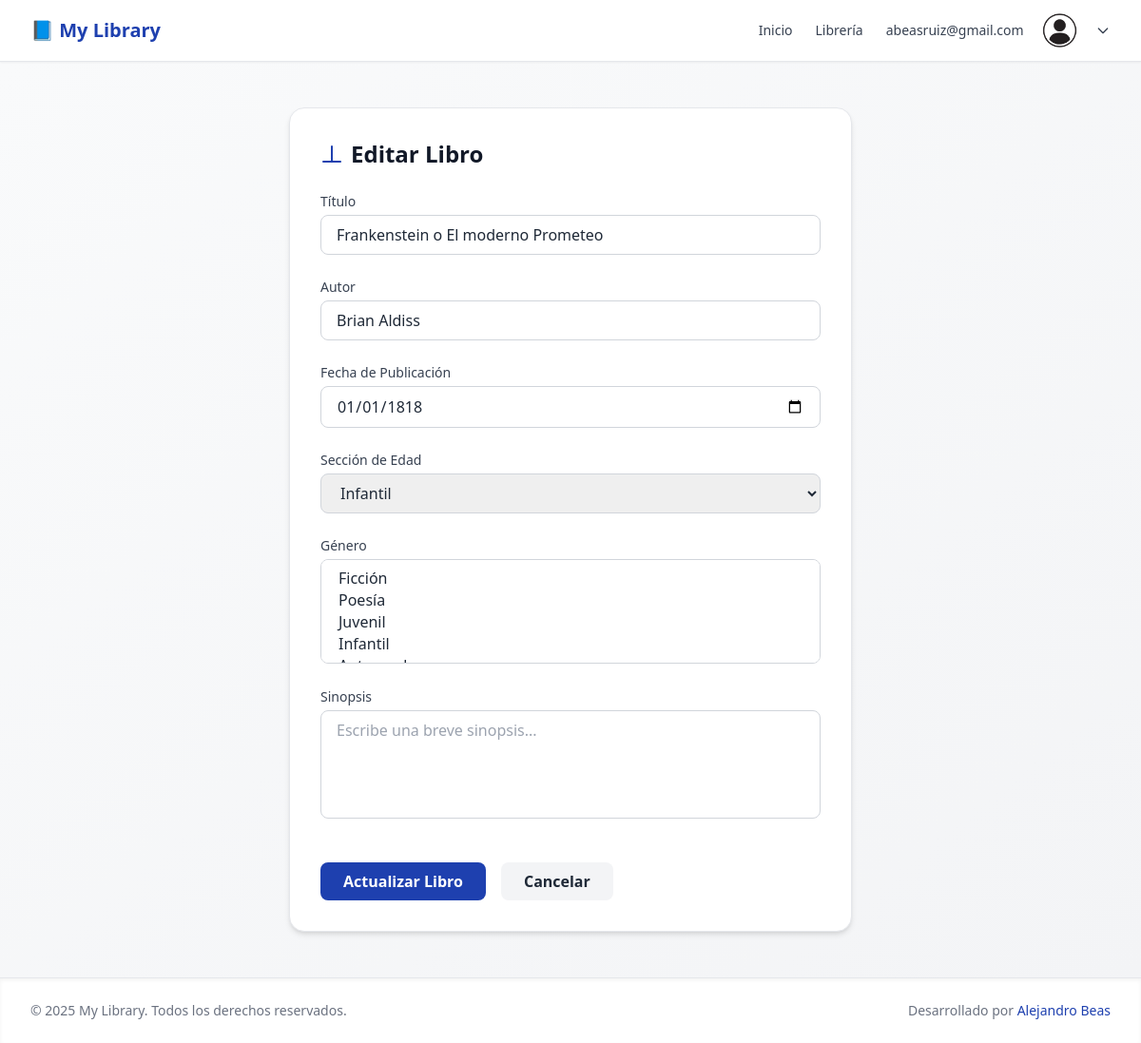
Screenshot of /edit-book/13 (signed in) with the database file from the repository.
### tables this page shows
CREATE TABLE books (
	id INTEGER NOT NULL PRIMARY KEY AUTOINCREMENT,
	title TEXT NOT NULL,
	author TEXT,
	publish_date TEXT
, sinopsis varchar(45) default NULL, Etiqueta varchar(45) default NULL, genres TEXT NOT NULL);

### controllers/edit-bookcontroller.php (called while the page is built, shortened)
<?php
require_once __DIR__ . '/../models/books.php';
require_once __DIR__ . '/../models/functions.php';
$id = $_GET['params'][0] ?? null;
$book = null;
$genres = readGenres($db);
if ($id) {
    $book = getBookById($db, $id);
}
require __DIR__ . '/../views/book_form.view.php';

### models/books.php (called while the page is built, shortened)
<?php
function getBookById($db, $id) {
    try {
        $stmt = $db->prepare("SELECT * FROM books WHERE id = ?");
        $stmt->execute([$id]);
        return $stmt->fetch(PDO::FETCH_ASSOC);
    } catch (PDOException $e) {
        error_log("Error getting book by ID: " . $e->getMessage());
        return false;
    }
}

### models/functions.php (called while the page is built, shortened)
<?php
function readGenres($db) {
    try {
        $stmt = $db->query("SELECT genre FROM genres");
        return $stmt->fetchAll(PDO::FETCH_ASSOC);
    } catch (PDOException $e) {
        error_log("Error reading genres: " . $e->getMessage());
        return [];
    }
}

### views/book_form.view.php (the view, shortened to what this page needs)
<?php include 'partials/header.view.php';?>
<main class="flex-1 bg-gradient-to-br from-gray-50 to-gray-100 py-12">
    <div class="max-w-2xl mx-auto px-6 sm:px-8 lg:px-10">
        <div class="bg-white rounded-2xl shadow-md p-8 border border-gray-200">
            <h1 class="text-2xl font-bold text-gray-900 mb-6 flex items-center space-x-2">
                <svg class="w-6 h-6 text-primary" fill="none" stroke="currentColor" stroke-width="2" viewBox="0 0 24 24">
                    <path stroke-linecap="round" stroke-linejoin="round" d="M12 20h9"></path>
                    <path stroke-linecap="round" stroke-linejoin="round" d="M12 4v16m0 0H3"></path>
                </svg>
                <span><?= isset($book) ? 'Editar Libro' : 'Añadir Nuevo Libro' ?></span>
            </h1>
            <form method="POST" action="/save-book" class="space-y-6">
                <div>
                    <label for="title" class="block text-sm font-medium text-gray-700 mb-1">Título</label>
                    <input type="text" id="title" name="title" required
                           value="<?= isset($book) ? htmlspecialchars($book['title']) : '' ?>"
                           class="w-full px-4 py-2 border border-gray-300 rounded-lg focus:ring-2 focus:ring-primary focus:border-primary transition"
                           placeholder="Ej: Cien Años de Soledad">
                </div>
                <div>
                    <label for="author" class="block text-sm font-medium text-gray-700 mb-1">Autor</label>
                    <input type="text" id="author" name="author" required
                           value="<?= isset($book) ? htmlspecialchars($book['author']) : '' ?>"
                           class="w-full px-4 py-2 border border-gray-300 rounded-lg focus:ring-2 focus:ring-primary focus:border-primary transition"
                           placeholder="Ej: Gabriel García Márquez">
                </div>
                <div>
                    <label for="year" class="block text-sm font-medium text-gray-700 mb-1">Fecha de Publicación</label>
                    <input type="date" id="year" name="year" required
                           value="<?= isset($book) ? htmlspecialchars($book['publish_date']) : '' ?>"
                           class="w-full px-4 py-2 border border-gray-300 rounded-lg focus:ring-2 focus:ring-primary focus:border-primary transition">
                </div>
                <div>
                    <label for="age_group" class="block text-sm font-medium text-gray-700 mb-1">Sección de Edad</label>
                    <select id="age_group" name="age_group" required
                            class="w-full px-4 py-2 border border-gray-300 rounded-lg focus:ring-2 focus:ring-primary focus:border-primary transition">
                        <option value="infantil" <?= isset($book) && $book['age_group'] === 'infantil' ? 'selected' : '' ?>>Infantil</option>
                    </select>
                </div>
                <div>
                    <label for="genre" class="block text-sm font-medium text-gray-700 mb-1">Género</label>
                    <select id="genre" name="genre[]" required multiple
                            class="w-full px-4 py-2 border border-gray-300 rounded-lg focus:ring-2 focus:ring-primary focus:border-primary transition">
                        <?php
                        $selectedGenres = isset($book) && $book['genre'] ? explode('; ', trim($book['genre'])) : [];
                        ?>
                        <?php foreach ($genres as $genre): ?>
                            <option value="<?= htmlspecialchars($genre["genre"]) ?>"
                                <?= in_array($genre['genre'], $selectedGenres) ? 'selected' : '' ?>>
                            </option>
                        <?php endforeach; ?>
                    </select>
                </div>
                <div>
                    <label for="" class="block text-sm font-medium text-gray-700 mb-1">Sinopsis</label>
                    <textarea id="synopsis" name="synopsis" rows="4" required
                              class="w-full px-4 py-2 border border-gray-300 rounded-lg focus:ring-2 focus:ring-primary focus:border-primary transition resize-none"
                              placeholder="Escribe una breve sinopsis..."><?= isset($book) ? htmlspecialchars($book['synopsis']) : '' ?></textarea>
                </div>
                <div class="flex flex-col sm:flex-row sm:space-x-4 pt-4">
                    <button type="submit"
                            class="w-full sm:w-auto bg-primary text-white py-2 px-6 rounded-lg hover:bg-red-700 font-semibold transition">
                        <?= isset($book) ? 'Actualizar Libro' : 'Guardar Libro' ?>
                    </button>
                    <a href="/books"
                       class="mt-3 sm:mt-0 w-full sm:w-auto bg-gray-100 text-gray-800 py-2 px-6 rounded-lg hover:bg-gray-200 font-semibold text-center transition">
                        Cancelar
                    </a>
                </div>
            </form>
        </div>
    </div>
</main>
<?php include 'partials/footer.view.php'; ?>

### views/partials/header.view.php (style rules this page uses)
.bg-primary { background-color: #1e40af; }
.text-primary { color: #1e40af; }

### rows the page displays
books: title "Frankenstein o El moderno Prometeo", author "Brian Aldiss", year "01/01/1818"

### other values shown
$_SESSION['user']['email'] "abeasruiz@gmail.com"
APP_NAME "My Library"
